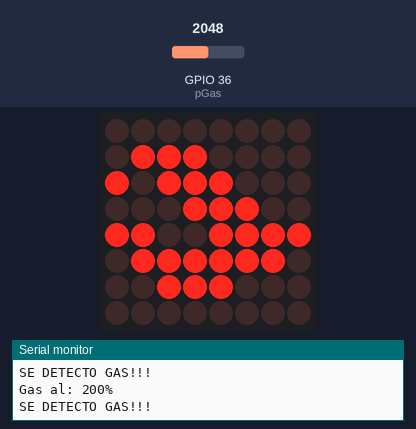
This sketch was run on a simulated ESP32. Parts: 8×8 LED matrix, the last lines printed to the serial monitor. The inputs (shaded band) are chosen by the test bench; at power-on: GPIO 36 (pGas) = 2048.

Above: at 8.1 s.
8.2 s: GPIO 36 (pGas) set to 550
13.7 s: GPIO 36 (pGas) set to 491
At 15.5 s:
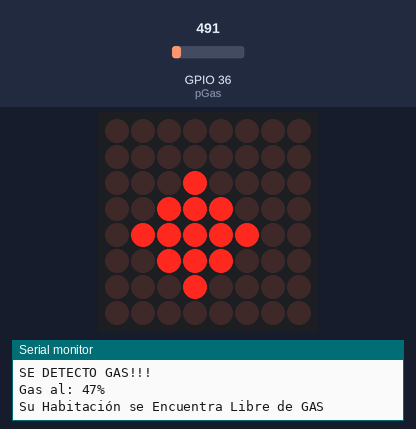
19.2 s: GPIO 36 (pGas) set to 1228
At 22.43 s:
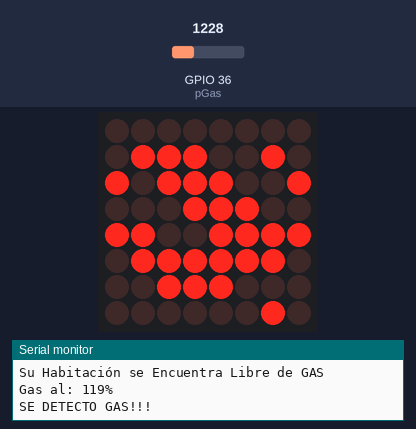
24.7 s: GPIO 36 (pGas) set to 10
At 26.01 s:
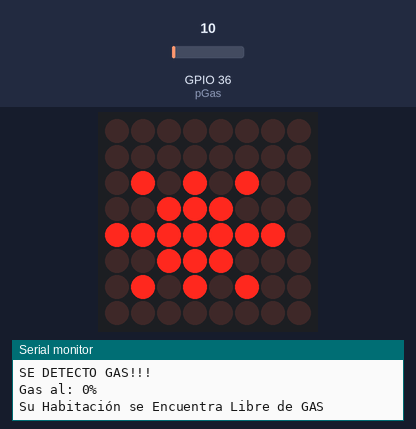

Measured:
- the behaviour switches between 512 and 511 on GPIO 36 (pGas) (found by bisection; images 0 and 1)
- after the input at 13.7 s, the display: first differs from a run without the input after 1.7 s (image 1)
- after the input at 19.2 s, the display: first differs from a run without the input after 2.6 s (image 2 shows a later state)
- after the input at 24.7 s, the display: first differs from a run without the input after 0.86 s (image 3 shows a later state)
- what the display in image 2 shows lasts 0.4 s, from 22.2 s to 22.6 s

The sketch:

Sistema_Embebido_-_Sensor_de_Gas.ino
```cpp
/*
   Fundacion Kinal
   Centro educativo tecnico laboral Kinal
   Electronica
   Grado: Quinto
   Sección: A
   Curso: Taller de electronica digital y reparación de computadoras I
   Nombre: Carlos Quim
   Carnet: 2019172
   Proyecto: Sistema Embebido
*/

//Librerias
#include <Ticker.h>
#include <LedControl.h>

//Directivas de Preprocesado
#define pGas A0

//Funciones
void sensor_gas();
void RepresentarMatriz(byte *Datos, int espera);

//Variables
int time = 150;
int gas, conversion, promedio;


//Constructores
Ticker mediciones(sensor_gas, 3000);
LedControl matriz = LedControl(11, 13, 10, 1); // Los numeros se refieren a que pin de arduino tienes en cada uno de los terminales
/* 11 para el DIN, 13 para el CLK, 10 para el CS y el 1 se refiere a la asignacion de la matriz*/

//Animaciones
byte Fuego1[] = {
  0b00001000,
  0b00001100,
  0b00011100,
  0b00111110,
  0b01110110,
  0b01100110,
  0b01001100,
  0b00101000
};

byte Fuego2[] = {
  0b00101000,
  0b01001101,
  0b00011100,
  0b00111110,
  0b01110110,
  0b01100110,
  0b01001100,
  0b00101000
};

byte Fuego3[] = {
  0b00010000,
  0b00110000,
  0b00111000,
  0b01111100,
  0b01101110,
  0b01100110,
  0b00110010,
  0b00010100
};

byte Fuego4[] = {
  0b00010100,
  0b10110010,
  0b00111000,
  0b01111100,
  0b01101110,
  0b01100110,
  0b00110010,
  0b00010100
};

byte Copo1[] = {
  0b00000000,
  0b00000000,
  0b00001000,
  0b00011100,
  0b00111110,
  0b00011100,
  0b00001000,
  0b00000000
};

byte Copo2[] = {
  0b00000000,
  0b00001000,
  0b00101010,
  0b00011100,
  0b00111110,
  0b00011100,
  0b00101010,
  0b00001000
};

byte Copo3[] = {
  0b00000000,
  0b01001001,
  0b00101010,
  0b00011100,
  0b01111111,
  0b00011100,
  0b00101010,
  0b01001001
};

void setup() {
  // El numero que colocamos como argumento de la funcion se refiere a la direccion del decodificador
  Serial.begin(9600);
  pinMode(pGas, INPUT);
  matriz.shutdown(0, false);
  matriz.setIntensity(0, 8); // La valores estan entre 1 y 15
  matriz.clearDisplay(0);
  mediciones.start();
}

void loop() {
  mediciones.update();
  if (promedio < 50)
  {
    Serial.println("Su Habitación se Encuentra Libre de GAS");
    RepresentarMatriz(Copo1, time);
    delay(150);
    RepresentarMatriz(Copo2, time);
    delay(150);
    RepresentarMatriz(Copo3, time);
    delay(150);
    matriz.clearDisplay(0);
  }
  else
  {
    Serial.println("SE DETECTO GAS!!!");
    RepresentarMatriz(Fuego1, time);
    delay(250);
    RepresentarMatriz(Fuego2, time);
    delay(250);
    RepresentarMatriz(Fuego3, time);
    delay(250);
    RepresentarMatriz(Fuego4, time);
    delay(250);
    matriz.clearDisplay(0);
  }

}

void sensor_gas() {
  int a, b = 0;

  gas = analogRead(pGas);
  conversion = map(gas, 0, 1024, 0, 100);

  for (int i = 0; i < 5; i++) {
    a = conversion;
    b = a + b;
    delay(100);
  }
  promedio = b / 5;

  Serial.print("Gas al: ");
  Serial.print(promedio);
  Serial.println("%");

}

// Definimos una funcion para representar las figuras
void RepresentarMatriz(byte *Datos, int espera) { //Representa los bytes de datos para una matriz de 8x8
  //Llamar animación :  RepresentarMatriz(Mensaje_n,time);
  for (int i = 0; i < 8; i++) {
    matriz.setColumn(0, i, Datos[7 - i]);
  }
  delay(espera);
}
```
